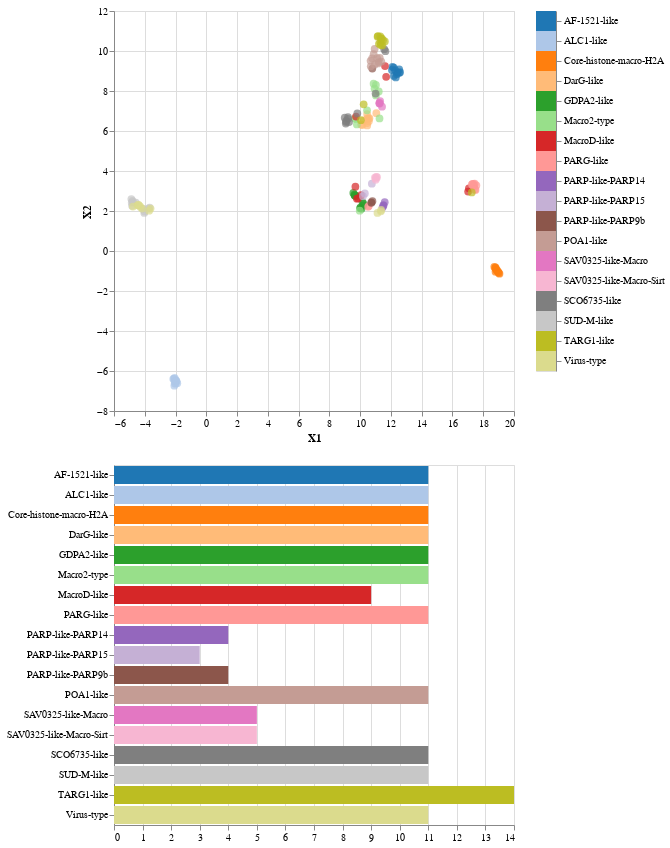

Write notebook code for a chart like this one.
### Code cell
plot_multidimensional(embs, data["MacroType"], method="umap")

### Figure 1 — Vega-Lite specification as saved in the notebook (floating-point values rounded to 4 significant figures; data arrays with more than 128 entries replaced by an {"elided": "..."} marker saying what was removed)
{"config": {"view": {"continuousWidth": 400, "continuousHeight": 300}}, "vconcat": [{"hconcat": [{"mark": {"type": "circle", "size": 60}, "encoding": {"color": {"condition": {"type": "nominal", "field": "y", "legend": null, "scale": {"scheme": "category20"}, "selection": {"or": ["selector300", "selector301"]}}, "value": "lightgray"}, "tooltip": {"type": "nominal", "field": "y"}, "x": {"type": "quantitative", "field": "X1"}, "y": {"type": "quantitative", "field": "X2"}}, "height": 400, "selection": {"selector300": {"type": "multi", "fields": ["y"]}, "selector301": {"type": "interval"}}, "width": 400}, {"mark": "rect", "encoding": {"color": {"condition": {"type": "nominal", "field": "y", "legend": null, "scale": {"scheme": "category20"}, "selection": {"or": ["selector300", "selector301"]}}, "value": "lightgray"}, "tooltip": {"type": "nominal", "field": "y"}, "y": {"type": "nominal", "axis": {"orient": "right"}, "field": "y", "title": null}}, "selection": {"selector300": {"type": "multi", "fields": ["y"]}, "selector301": {"type": "interval"}}}]}, {"mark": "bar", "encoding": {"color": {"condition": {"type": "nominal", "field": "y", "legend": null, "scale": {"scheme": "category20"}, "selection": "selector300"}, "value": "lightgray"}, "tooltip": {"type": "nominal", "field": "y"}, "x": {"type": "quantitative", "aggregate": "count", "title": null}, "y": {"type": "nominal", "field": "y", "title": null}}, "selection": {"selector300": {"type": "multi", "fields": ["y"]}}, "transform": [{"filter": {"selection": "selector301"}}]}], "data": {"name": "data-39b0056ec90b836ae8125de993e8aec4"}, "$schema": "https://vega.github.io/schema/vega-lite/v4.0.2.json", "datasets": {"data-39b0056ec90b836ae8125de993e8aec4": {"elided": "165 records"}}}
